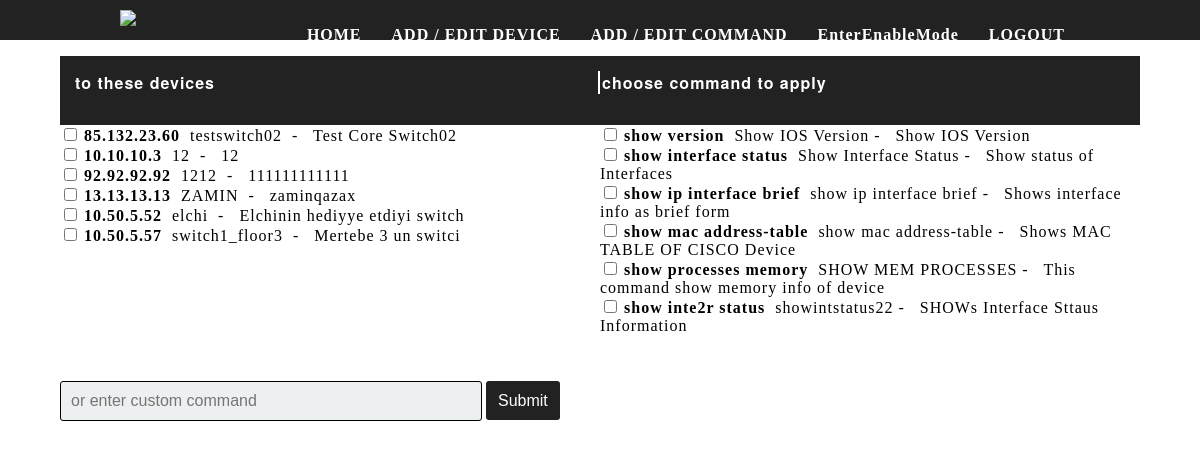
/main (signed in), run on an earlier commit of the app's database.
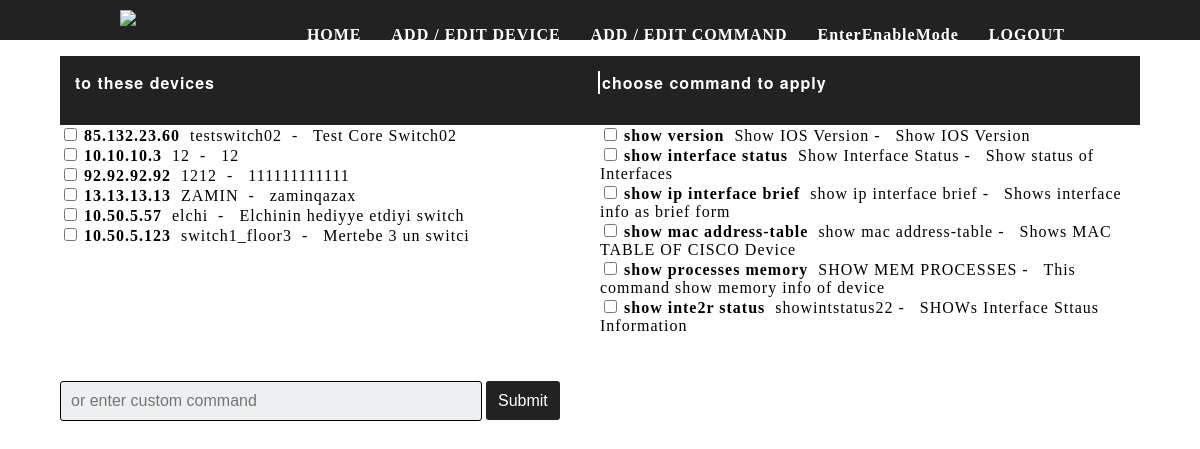
And on a later commit of the database.
### models.py (models this page shows, shortened)
class Device(db.Model):
    id = db.Column(db.Integer, primary_key=True)
    ip = db.Column(db.String(20), unique=True)
    name = db.Column(db.String(200), unique=True)
    desc = db.Column(db.String(300), unique=True)

class Command(db.Model):
    id = db.Column(db.Integer, primary_key=True)
    command = db.Column(db.String(80), unique=True)
    name = db.Column(db.String(80), unique=True)
    desc = db.Column(db.String(300), unique=True)

### server.py (the view)
@app.route('/main')
def main():
    if 'username' not in session:
        return redirect(url_for('login'))
    def chunks(l, n):
        for i in range(0, len(l), n):
            yield l[i:i+n]
    desc=[]
    name=[]
    command = []
    global commands
    desc, name, command, commands = [], [], [], []
    commands_query = Command.query.all()
    for i in commands_query:
        command.append(i.command)
    for i in commands_query:
        name.append(i.name)
    for i in commands_query:
        desc.append(i.desc)
    w =[j for i in zip(command,name,desc) for j in i]
    for i in list(chunks(w, 3)):
        commands.append(i)
    global devices
    name,desc,ip,devices = [],[],[],[]
    dev_query = Device.query.all()
    for i in dev_query:
        ip.append(i.ip)
    for i in dev_query:
        name.append(i.name)
    for i in dev_query:
        desc.append(i.desc)
    x =[j for i in zip(ip,name,desc) for j in i]
    for i in list(chunks(x, 3)):
        devices.append(i)
    return render_template('main.html', commands = commands, devices=devices)

### templates/main.html (shortened to what this page needs)
<!DOCTYPE html>
<html>
<head>
    <link rel="stylesheet" type="text/css" href="{{ url_for('static',filename='styles/main-page.css') }}">
</head>
<body>
<nav>
    <div>
        <img class="cisco"
             src="https://upload.wikimedia.org/wikipedia/commons/thumb/6/64/Cisco_logo.svg/1280px-Cisco_logo.svg.png"/>
        <ul>
            <li><a class="add" href='/main'>Home</a></li>
            <li><a class="add" href='/addnewdevice'>Add / Edit Device</a></li>
            <li><a class="add" href='/addnewcommand'>Add / Edit Command</a></li>
            <li><a style="text-transform: capitalize;" class="add" href="#" onClick="alert('This feature will be available on next version')">EnterEnableMode</a></li>
            <li><a class="add" href='/logout'>Logout</a></li>
        </ul>
    </div>
</nav>
<section>
    <div class="navbar-command-device clr">
        <ul class="clr">
            <li>to these devices</li>
            <li>choose command to apply</li>
        </ul>
    </div>
    <div class="list-command-device">
        <form action="/ciscoconnect" method='POST' accept-charset="UTF-8">
            <div class="clr">
                <div class="command-list">
                    {% for i in devices %}
                    <div>
                        <input type="checkbox" id="{{loop.index}}{{ i[1] }}" name="{{ i[1] }}" value="{{ i[0] }}">
                        <label for="{{loop.index}}{{ i[1] }}"><b>{{ i[0] }}</b>&nbsp;&nbsp;{{ i[1] }}&nbsp; - &nbsp; {{ i[2] }}</label>
                    </div>
                    {% endfor %}
                </div>
                <div class="device-list">
                    {% for i in commands %}
                    <div>
                        <input type="checkbox" name="{{ i[1] }}" id="{{loop.index}}{{ i[1] }}" value="{{ i[0] }}">
                        <label for="{{loop.index}}{{ i[1] }}"><b>{{ i[0] }}</b>&nbsp; {{ i[1] }} - &nbsp; {{ i[2] }}</label>
                    </div>
                    {% endfor %}
               </div>
            </div>
            <br><br>
            <div class="add-command">
                <div>
                    <input class="input" type="text" name="customcommand" style="width: 400px;" placeholder="or enter custom command">
                    <input type="submit" value="Submit" class="btn">
                </div>
            </div>
        </form>
    </div>
</section>
</body>
</html>

### static/styles/main-page.css (style rules this page uses)
html,body { padding: 0; margin: 0; }
nav { padding: 10px 0; background-color: #222; }
nav>div { display: block; width: 80%; margin: 0 auto; }
nav>div>img { width: 5%; }
nav ul { list-style-type: none; display: inline-block; float: right; }
nav ul li { float: left; position: relative; display: block; }
nav li>a { position: relative; display: block; padding: 0 15px; font-weight: bold; text-transform: uppercase; #font-family: Montserrat,"Helvetica Neue",Helvetica,Arial,sans-serif; #font-family: Montserrat,"Helvetica Neue",Helvetica,Arial,sans-serif; letter-spacing: 1px; color: #fff; }
nav a { text-decoration: none; color: #fff; }
.clr:after { clear: both; content: ""; display: block; }
.navbar-command-device { width: 90%; background: #222222; display: block; margin: auto; }
.navbar-command-device>ul { list-style-type: none; padding: 15px; }
.navbar-command-device li { position: relative; font-weight: bold; font-family: Montserrat,"Helvetica Neue",Helvetica,Arial,sans-serif; letter-spacing: 1px; color: #fff; }
.navbar-command-device li:first-child { float: left; width: calc(50% - 2px); border-right: 2px solid white; }
.navbar-command-device li:last-child { float: right; width: 50%; width: calc(50% - 2px); margin-left: 2px; }
.list-command-device { width: 90%; display: block; margin: auto; }
.device-list { float: right; display: inline-block; width: 50%; }
.command-list { float: left; display: inline-block; width: 50% }
.add-command { display: block; }
.input { background-color: #ECF0F1; border: 1px solid black; padding: 10px; border-radius: 3px; font-size: 16px; font-weight: 200; width: 80%; }
.btn { border: 2px solid transparent; background: #222222; color: #ffffff; font-size: 16px; line-height: 25px; padding: 5px 10px; text-decoration: none; text-shadow: none; border-radius: 3px; box-shadow: none; transition: 0.25s; margin-top: 10px; }
label { letter-spacing: 1px; font-size: 1em; }

What changed in the data, as far as the page shows it:
changed Device "elchi": ip "10.50.5.52" → "10.50.5.57"
changed Device "switch1_floor3": ip "10.50.5.57" → "10.50.5.123"
